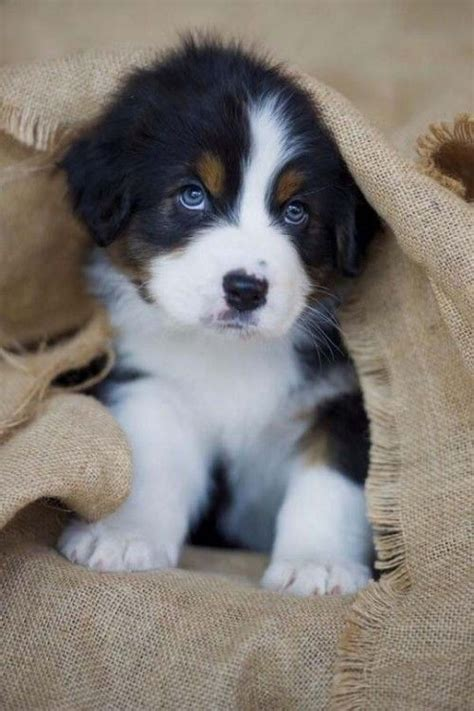
#> input picture tests/img/puppy.jpg, 474 x 711 px
$ python transformations.py
#> lines starting #> are read from the running program, lines starting #| are printed output that depends on the picture
import cv2 as cv

img = cv.imread('img/puppy.jpg')
#> img is the input picture: shape (711, 474, 3); mean B, G, R 116.9, 122.4, 128.4

gray = cv.cvtColor(img, cv.COLOR_BGR2GRAY)
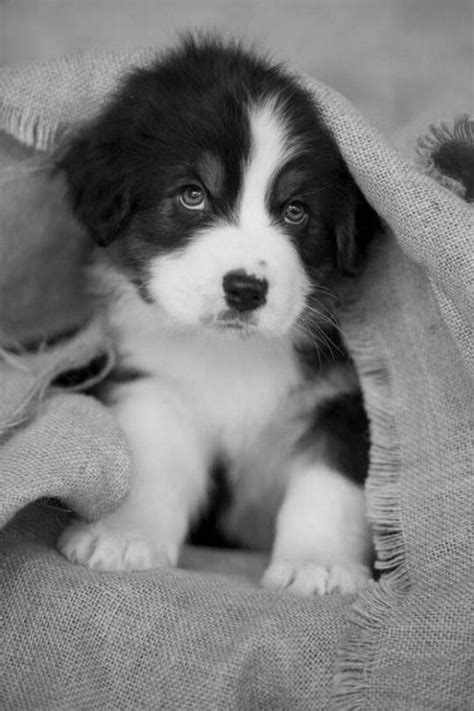
#> gray: shape (711, 474); min 0, max 235, mean 123.6
cv.imshow('gray', gray)

cv.waitKey(0)
